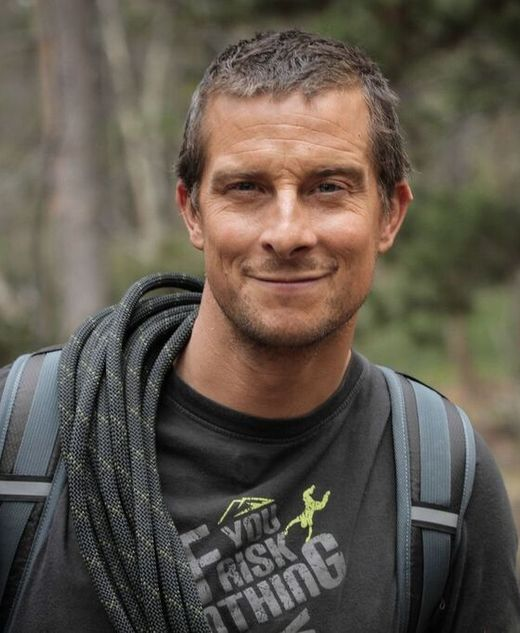
#> input picture Photos/Bear.jpeg, 520 x 633 px
$ python 'Gray scale histogram.py'
#> lines starting #> are read from the running program, lines starting #| are printed output that depends on the picture; after the words box and inside, x2 and y2 are one past the last pixel; in counts of white or black regions, pixels touching at a corner belong together
import cv2 as cv
import numpy as np
import matplotlib.pyplot as plt
img = cv.imread('Photos/Bear.jpeg')
#> img is the input picture: shape (633, 520, 3); mean B, G, R 76.3, 86.6, 94.8
cv.imshow('Bear', img)
blank = np.zeros(img.shape[:2], dtype='uint8')
gray = cv.cvtColor(img,cv.COLOR_BGR2GRAY)
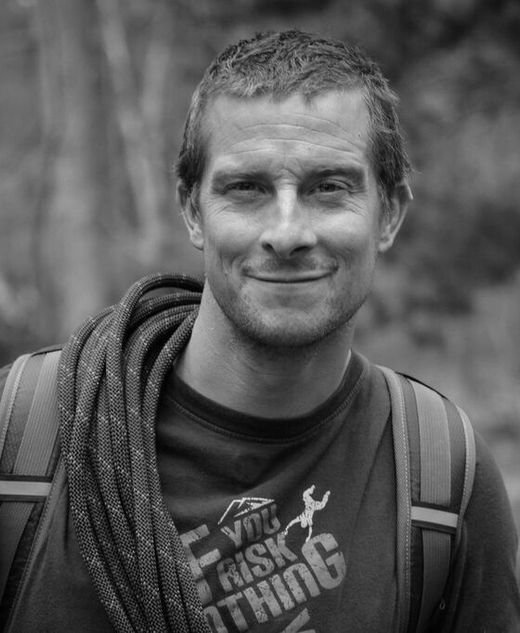
#> gray: shape (633, 520); min 0, max 239, mean 87.9
cv.imshow('Gray', gray)
circle= cv.circle(blank,(img.shape[1]//2 +30 ,img.shape[0]//2 -110 ), 190, 255, -1)
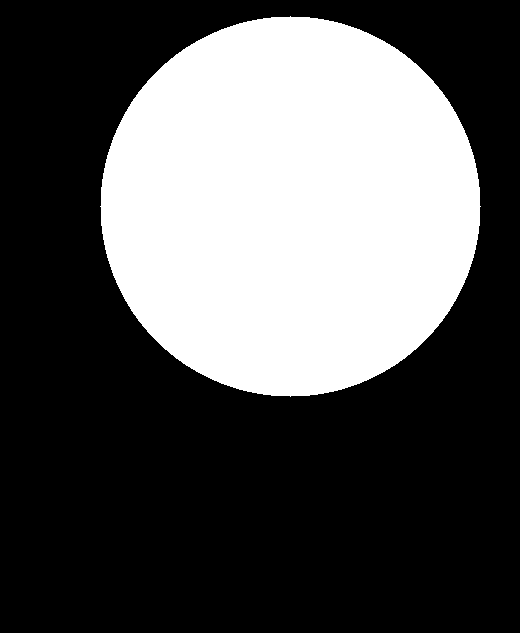
#> blank: shape (633, 520); 34.4% white; 1 white region, box (x1, y1, x2, y2) and area: (100, 16, 481, 397) 113369
mask= cv.bitwise_and( gray, gray, mask=circle)
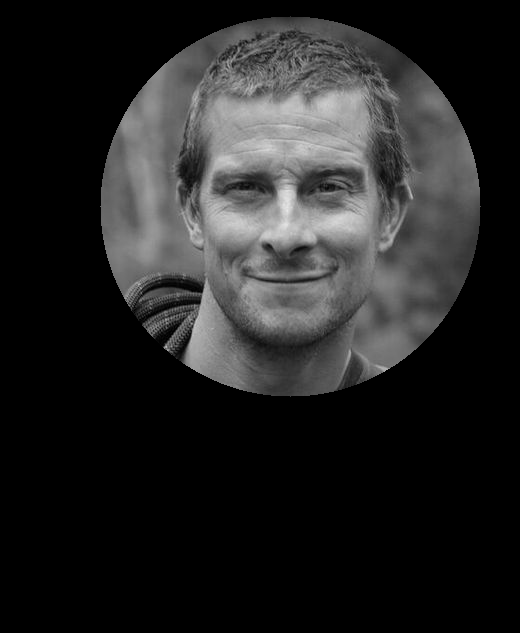
#> mask: shape (633, 520); min 0, max 232, mean 36.5
cv.imshow('Mask',mask)
#gray scale histogram
gray_hist = cv.calcHist([gray],[0], mask,[256],[0,256])
#> gray_hist = 256 values, max 1465 at index 104, min 0 at index 0, mean 442.8

plt.figure()
plt.title('Grayscale Histogram')
plt.xlabel('Bins')
plt.ylabel('# of pixels')
plt.plot(gray_hist)
plt.xlim([0,256])
plt.show()
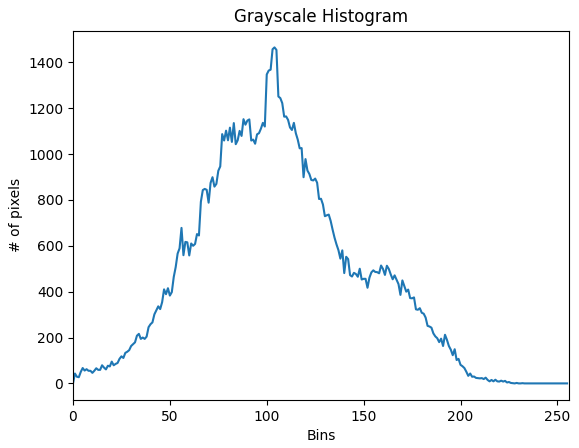
#> figure drawn by matplotlib, 1 panel; curve peaks at x = 104, y = 1465


cv.waitKey(0)

$ run again, with Photos/BG.jpg copied over Photos/Bear.jpeg
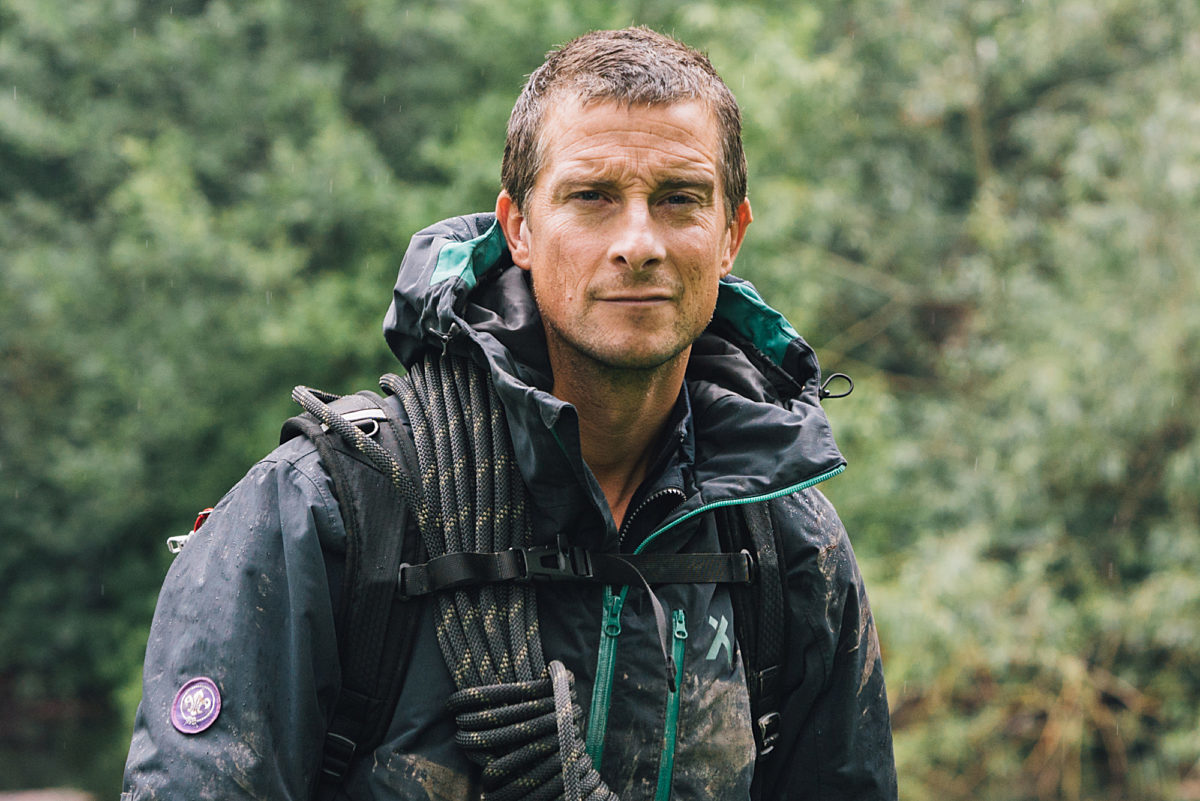
#> input picture Photos/BG.jpg, 1200 x 801 px
#> img is the input picture: shape (801, 1200, 3); mean B, G, R 88.9, 107.3, 98.9
#> `circle= cv.circle(blank,(img.shape[1]//2 +30 ,img.shape[0]//2 -110 ), ..`:
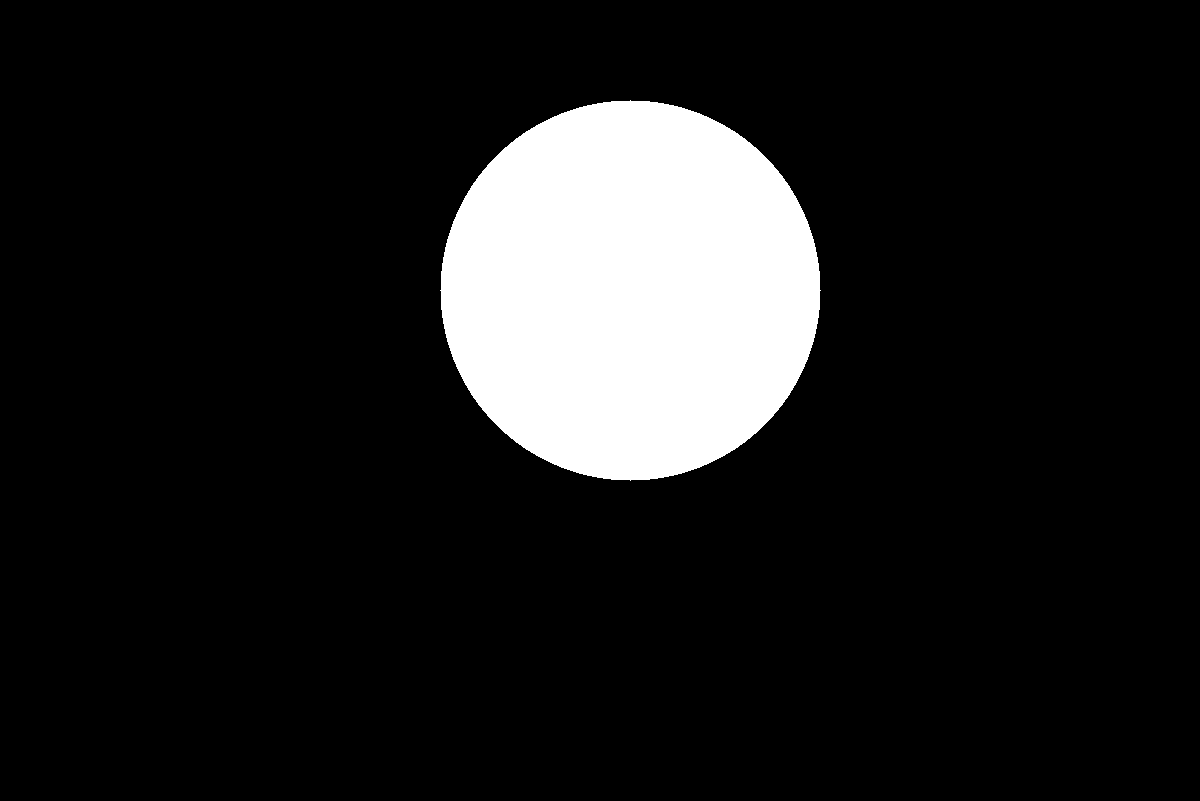
#> blank: shape (801, 1200); 11.8% white; 1 white region, box (x1, y1, x2, y2) and area: (440, 100, 821, 481) 113369
#> gray_hist = 256 values, max 1239 at index 23, min 0 at index 0, mean 442.8
#> `plt.show()`:
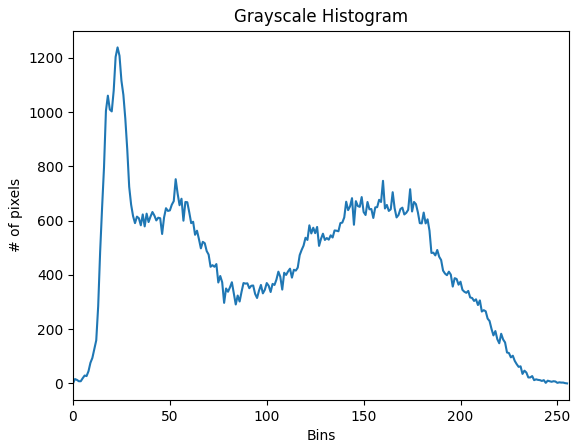
#> figure drawn by matplotlib, 1 panel; curve peaks at x = 23, y = 1239

$ run again, with Photos/Butterfly.jpg copied over Photos/Bear.jpeg
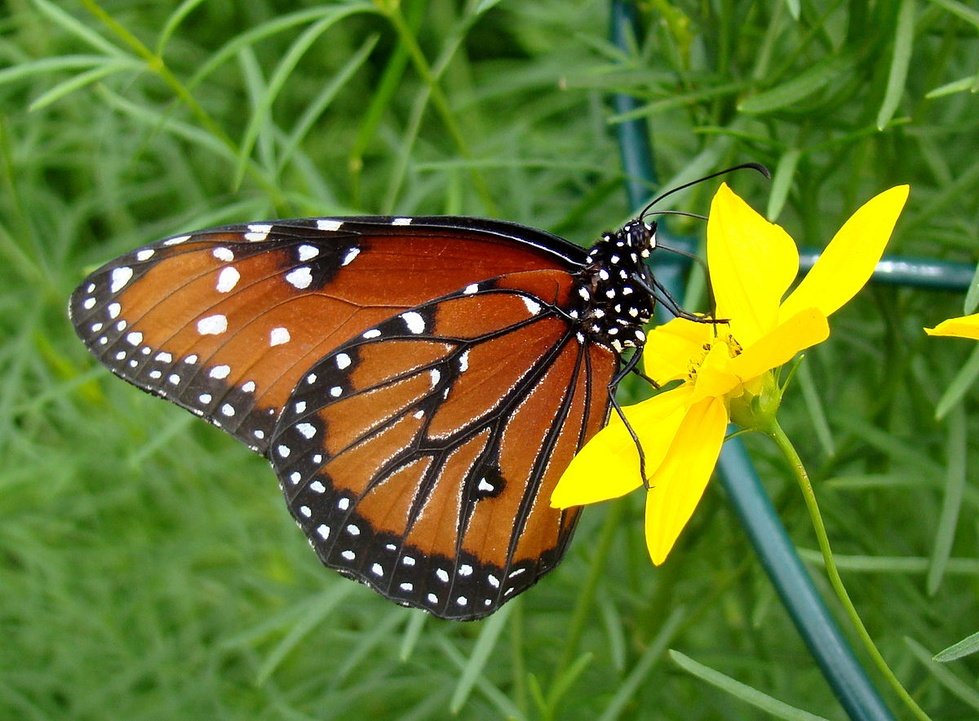
#> input picture Photos/Butterfly.jpg, 979 x 721 px, shrunk from 1200 x 884 before the run
#> img is the input picture: shape (721, 979, 3); mean B, G, R 43.5, 119.4, 98.4
#> `circle= cv.circle(blank,(img.shape[1]//2 +30 ,img.shape[0]//2 -110 ), ..`:
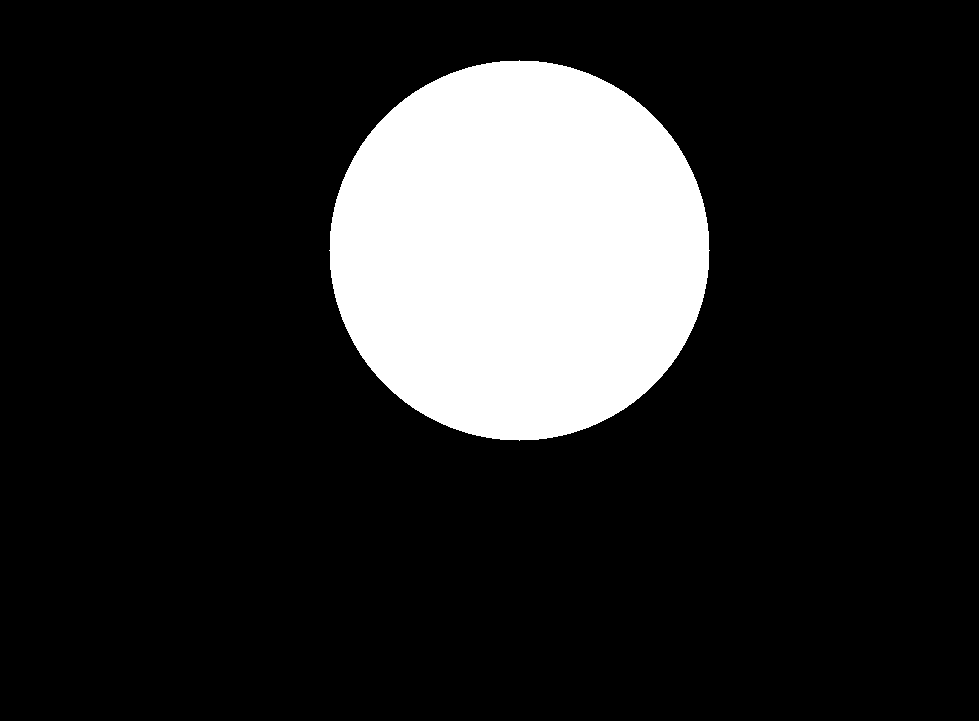
#> blank: shape (721, 979); 16.1% white; 1 white region, box (x1, y1, x2, y2) and area: (329, 60, 710, 441) 113369
#> gray_hist = 256 values, max 1358 at index 107, min 0 at index 0, mean 441.8
#> `plt.show()`:
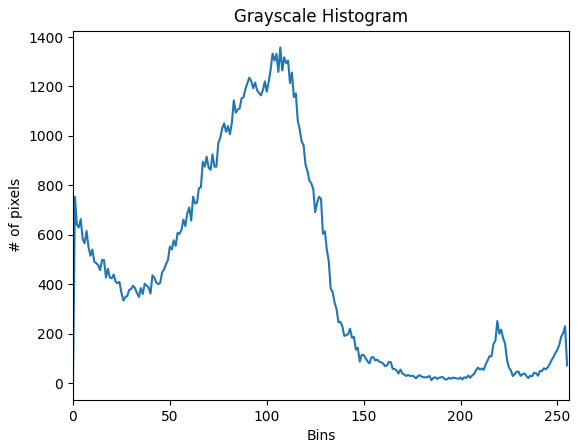
#> figure drawn by matplotlib, 1 panel; curve peaks at x = 107, y = 1358
